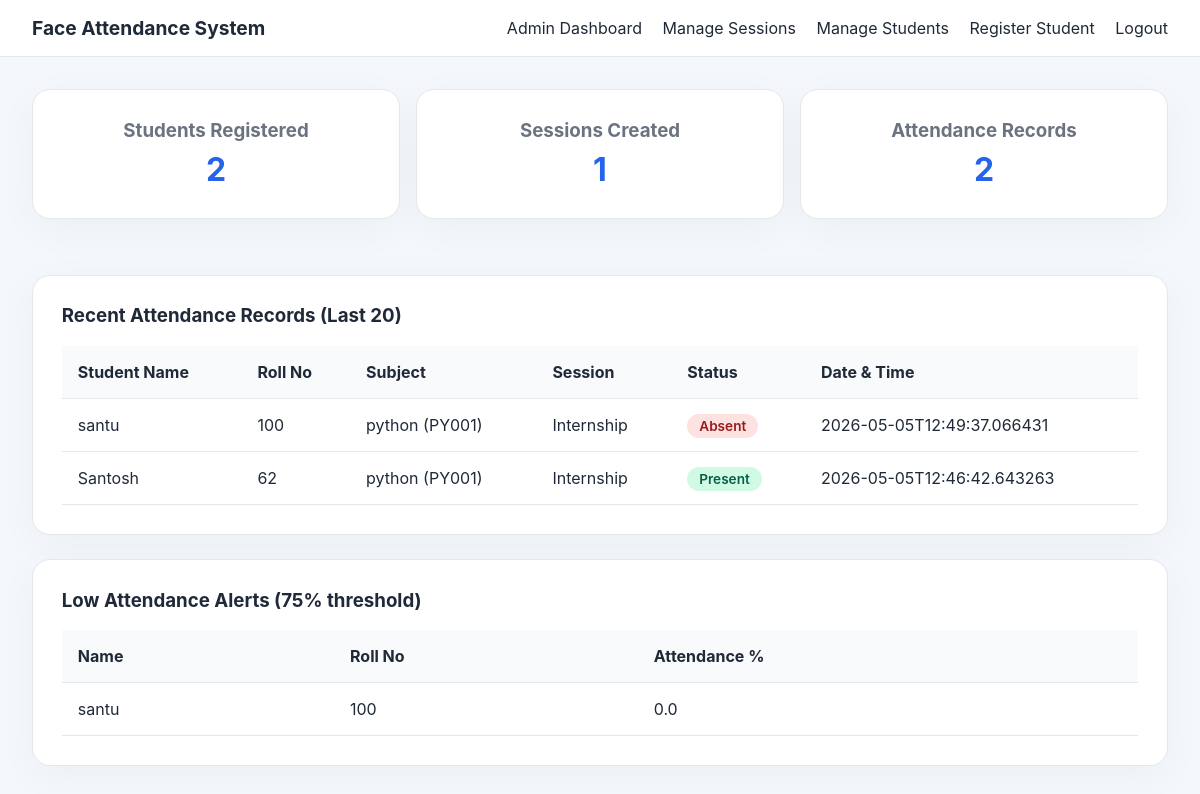
Page /admin/dashboard (signed in) on the earlier database version.
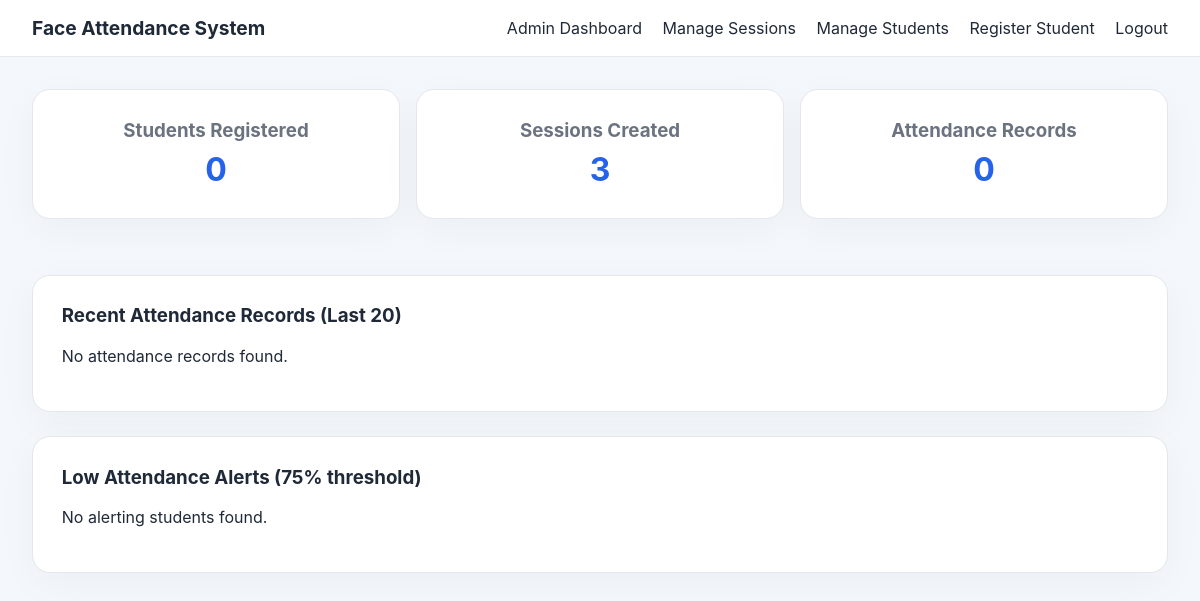
Same page on the later database version.
### tables this page shows
CREATE TABLE attendance(
        id INTEGER PRIMARY KEY,
        student_id INTEGER,
        session_id INTEGER,
        status TEXT,
        timestamp TEXT,
        note TEXT,
        FOREIGN KEY(student_id) REFERENCES students(id),
        FOREIGN KEY(session_id) REFERENCES sessions(id)
    );

CREATE TABLE students(
        id INTEGER PRIMARY KEY,
        name TEXT,
        roll_no TEXT,
        branch TEXT,
        semester TEXT,
        photo_count INTEGER DEFAULT 0
    , password TEXT);

CREATE TABLE subjects(
        id INTEGER PRIMARY KEY,
        name TEXT,
        code TEXT
    );

### app.py (the view)
@app.route('/admin/dashboard')
def admin_dashboard():
    if not session.get('admin_user'):
        return redirect(url_for('login'))
    student_count = query_db('SELECT COUNT(*) as count FROM students', one=True)['count']
    session_count = query_db('SELECT COUNT(*) as count FROM sessions', one=True)['count']
    attendance_count = query_db('SELECT COUNT(*) as count FROM attendance', one=True)['count']
    attendance_records = query_db('''
        SELECT a.id, a.status, a.timestamp, a.note,
               s.name as student_name, s.roll_no,
               ses.title as session_title, ses.date as session_date, ses.time as session_time,
               sub.name as subject_name, sub.code as subject_code
        FROM attendance a
        LEFT JOIN students s ON a.student_id = s.id
        LEFT JOIN sessions ses ON a.session_id = ses.id
        LEFT JOIN subjects sub ON ses.subject_id = sub.id
        ORDER BY a.timestamp DESC
        LIMIT 20
    ''')
    low_alerts = []
    threshold = 75
    students = query_db('SELECT * FROM students')
    for student in students:
        total = query_db('SELECT COUNT(*) as count FROM attendance WHERE student_id=?', (student['id'],), one=True)['count']
        present = query_db('SELECT COUNT(*) as count FROM attendance WHERE student_id=? AND status=?', (student['id'], 'Present'), one=True)['count']
        percentage = (present / total * 100) if total > 0 else 0
        if percentage < threshold:
            low_alerts.append({'name': student['name'], 'roll_no': student['roll_no'], 'percentage': round(percentage, 1)})
    return render_template('admin_dashboard.html',
                         students=student_count,
                         sessions=session_count,
                         attendance=attendance_count,
                         attendance_records=attendance_records,
                         low_alerts=low_alerts,
                         threshold=threshold)

### app.py (called while the page is built)
def get_db_connection():
    conn = sqlite3.connect(DATABASE_PATH)
    conn.row_factory = sqlite3.Row
    return conn

def query_db(query, args=(), one=False):
    conn = get_db_connection()
    cursor = conn.execute(query, args)
    rows = cursor.fetchall()
    conn.close()
    return rows[0] if one and rows else rows

@app.before_request
def restrict_access():
    allowed_routes = ['home', 'login', 'student_login', 'student_register', 'static', 'test_image', 'get_active_sessions']
    if request.endpoint in allowed_routes or not request.endpoint:
        return
    if request.path.startswith('/admin/'):
        if session.get('user_type') != 'admin':
            flash('Admin access required', 'error')
            return redirect(url_for('login'))
    if request.path.startswith('/student/'):
        protected_student_routes = ['student_history', 'student_attend']
        if request.endpoint in protected_student_routes and session.get('user_type') != 'student':
            flash('Student login required', 'error')
            return redirect(url_for('student_login'))

### templates/admin_dashboard.html (shortened to what this page needs)
{% extends 'base.html' %}
{% block content %}
<div class="dashboard-grid">
    <a href="{{ url_for('admin_students') }}" style="text-decoration: none;">
        <div class="card info-card">
            <h3>Students Registered</h3>
            <p>{{ students }}</p>
        </div>
    </a>
    <a href="{{ url_for('admin_sessions') }}" style="text-decoration: none;">
        <div class="card info-card">
            <h3>Sessions Created</h3>
            <p>{{ sessions }}</p>
        </div>
    </a>
    <div class="card info-card">
        <h3>Attendance Records</h3>
        <p>{{ attendance }}</p>
    </div>
</div>
<div class="card">
    <h3>Recent Attendance Records (Last 20)</h3>
    {% if attendance_records %}
    <table>
        <thead>
            <tr>
                <th>Student Name</th>
                <th>Roll No</th>
                <th>Subject</th>
                <th>Session</th>
                <th>Status</th>
                <th>Date & Time</th>
            </tr>
        </thead>
        <tbody>
            {% for record in attendance_records %}
            <tr>
                <td>{{ record.student_name }}</td>
                <td>{{ record.roll_no }}</td>
                <td>{{ record.subject_name }} ({{ record.subject_code }})</td>
                <td>{{ record.session_title }}</td>
                <td>
                    <span class="status-badge {{ 'status-present' if record.status == 'Present' else 'status-absent' }}">
                        {{ record.status }}
                    </span>
                </td>
                <td>{{ record.timestamp }}</td>
            </tr>
            {% endfor %}
        </tbody>
    </table>
    {% else %}
    <p>No attendance records found.</p>
    {% endif %}
</div>
<div class="card">
    <h3>Low Attendance Alerts ({{ threshold }}% threshold)</h3>
    {% if low_alerts %}
    <table>
        <thead><tr><th>Name</th><th>Roll No</th><th>Attendance %</th></tr></thead>
        <tbody>
            {% for alert in low_alerts %}
            <tr><td>{{ alert.name }}</td><td>{{ alert.roll_no }}</td><td>{{ alert.percentage }}</td></tr>
            {% endfor %}
        </tbody>
    </table>
    {% else %}
    <p>No alerting students found.</p>
    {% endif %}
</div>
{% endblock %}

### templates/base.html (shortened to what this page needs)
<!DOCTYPE html>
<html lang="en">
<head>
    <link rel="stylesheet" href="/static/styles.css">
</head>
<body>
    <header class="topbar">
        <div class="brand">Face Attendance System</div>
        <nav>
            {% if session.user_type == 'admin' %}
            <a href="{{ url_for('admin_dashboard') }}">Admin Dashboard</a>
            <a href="{{ url_for('admin_sessions') }}">Manage Sessions</a>
            <a href="{{ url_for('admin_students') }}">Manage Students</a>
            <a href="{{ url_for('student_register') }}">Register Student</a>
            <a href="{{ url_for('logout') }}">Logout</a>
            {% elif session.user_type == 'student' %}
            <a href="{{ url_for('student_login') }}">Attendance</a>
            <a href="{{ url_for('student_history') }}">My History</a>
            <a href="{{ url_for('logout') }}">Logout</a>
            {% else %}
            <a href="{{ url_for('home') }}">Home</a>
            <a href="{{ url_for('login') }}">Admin Login</a>
            <a href="{{ url_for('student_login') }}">Student Login</a>
            <a href="{{ url_for('student_register') }}">Student Registration</a>
            {% endif %}
        </nav>
    </header>
    <main class="page-container">
        {% block content %}{% endblock %}
    </main>
</body>
</html>

### static/styles.css (style rules this page uses)
:root { --bg: #f4f7fb; --card: #ffffff; --text: #1f2937; --muted: #6b7280; --primary: #2563eb; --accent: #14b8a6; --danger: #ef4444; --border: #e5e7eb; }
* { box-sizing: border-box; }
body { margin: 0; font-family: Inter, system-ui, -apple-system, BlinkMacSystemFont, "Segoe UI", sans-serif; background: var(--bg); color: var(--text); }
.topbar { display: flex; align-items: center; justify-content: space-between; padding: 1rem 2rem; background: var(--card); border-bottom: 1px solid var(--border); }
.topbar .brand { font-weight: 700; font-size: 1.2rem; }
.topbar nav a { margin-left: 1rem; text-decoration: none; color: var(--text); }
.page-container { padding: 2rem; max-width: 1200px; margin: 0 auto; }
.card { background: var(--card); border: 1px solid var(--border); border-radius: 18px; padding: 1.8rem; margin-bottom: 1.5rem; box-shadow: 0 10px 40px rgba(15, 23, 42, 0.04); }
.login-card, .card h2, .card h3 { margin-top: 0; }

### templates/admin_dashboard.html (style rules this page uses)
.dashboard-grid { display: grid; grid-template-columns: repeat(auto-fit, minmax(200px, 1fr)); gap: 1rem; margin-bottom: 2rem; }
.info-card { text-align: center; }
.info-card h3 { margin: 0 0 0.5rem 0; color: var(--muted); }
.info-card p { font-size: 2rem; font-weight: 700; margin: 0; color: var(--primary); }

Differences in the rows shown:
removed attendance: student_name "santu", roll_no "100", subject_name "python", subject_code "PY001", session_title "Internship", status "Absent", timestamp "2026-05-05T12:49:37.066431"
removed attendance: student_name "Santosh", roll_no "62", subject_name "python", subject_code "PY001", session_title "Internship", status "Present", timestamp "2026-05-05T12:46:42.643263"
removed students: name "santu", roll_no "100", percentage "0.0"
Other differences:
{{ students }}: "2" → "0"
{{ sessions }}: "1" → "3"
{{ attendance }}: "2" → "0"
text no longer shown: "Student Name Roll No Subject Session Status Date & Time Name Roll No Attendance %"
text now shown: "No attendance records found. No alerting students found."
